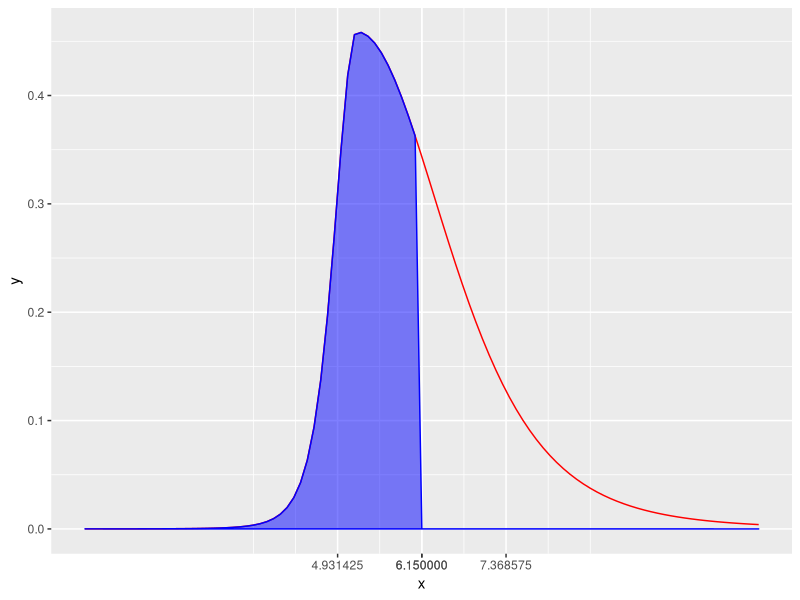
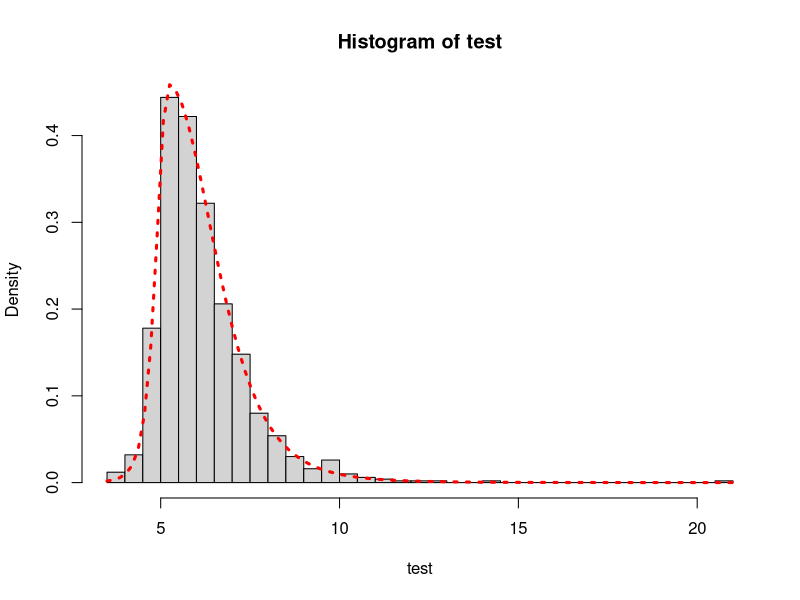

These figures' R source, in order:
library(fGarch)

# Input
srednia <- 6.15
odchylenie_s <- 1.218575
sym <- 2
tails <- 5
od <- -Inf
do <- 6.15

# Obliczenia

Pole <- psstd(do, srednia, odchylenie_s, tails, sym) - psstd(od,srednia, odchylenie_s, tails, sym)

install.packages("skewt")
install.packages("GEVStableGarch")

# Rysunek
library(ggplot2)
ggplot(data.frame(x=sort(c(od, do, -4:4*odchylenie_s+srednia))), aes(x=x)) +
  geom_function(fun = function(x){dsstd(x, srednia, odchylenie_s, tails, sym)}, colour = "red") +
  stat_function(fun = function(x){dsstd(x, srednia, odchylenie_s, tails, sym)*(x>od & x<do)}, geom = "polygon", color = "blue", fill = "blue", alpha = 0.5) +
  scale_x_continuous(breaks = sort(c(od, do, srednia, srednia-odchylenie_s, srednia+ odchylenie_s)))

# Output

print(Pole)
print(paste0(round(Pole*100,2), '%'))
#sort(c(od, do, srednia, srednia-odchylenie_s, srednia+ odchylenie_s))

test<-rsstd(1000, srednia, odchylenie_s, tails, sym)
hist(test, breaks=50, freq=FALSE)
f<-function(x){dsstd(x, srednia, odchylenie_s, tails, sym)}
curve(f, add=TRUE, col='red', lwd=3, lty=3)

sstdFit(test)
